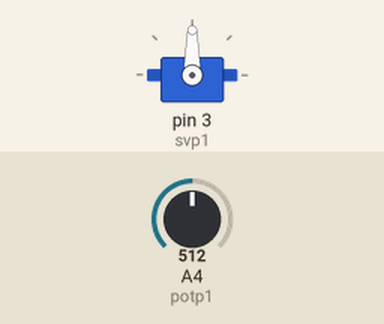
Simulated run of this sketch. Board: Arduino Uno, built with avr-gcc and run on an emulated ATmega328P. Parts: servo. Inputs (shaded band) come from the test bench; at power-on: A4 (potp1) = 512.

Above: at 1.2 s.
1.3 s: A4 (potp1) set to 716
At 1.8 s:
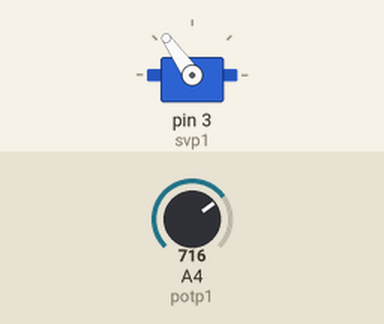
2.8 s: A4 (potp1) set to 900
At 4.0 s:
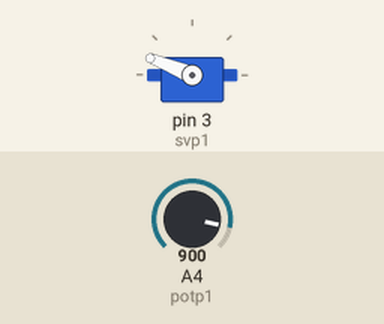
4.3 s: A4 (potp1) set to 1023
At 5.3 s:
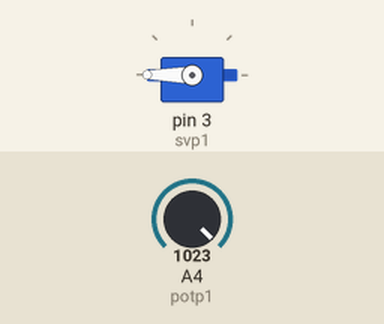
5.8 s: A4 (potp1) set to 306
At 6.5 s:
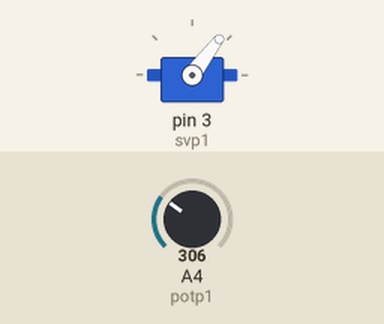
7.3 s: A4 (potp1) set to 122
At 7.6 s:
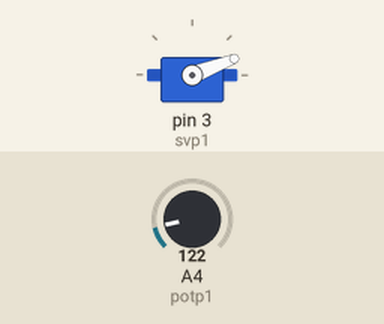
Timing chart, 0 to 9.8 s (numbered marks = the images above; inputs shaded):
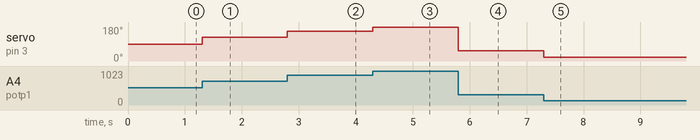

The sketch:

servoandpot.ino
```cpp
#include<Servo.h>
int svp1=3;
int potp1=A4;
int val=0;
Servo sv1;
void setup() {
  // put your setup code here, to run once:
  sv1.attach(svp1);
   pinMode(potp1,INPUT);
}

void loop() {
  // put your main code here, to run repeatedly:
  val=analogRead(potp1);
  val=map(val, 0, 1023, 0, 180);
  sv1.write(val);

}
```

Measured:
- after the input at 1.3 s, servo on pin 3 (svp1): 90° → 125° at once
- after the input at 2.8 s, servo on pin 3 (svp1): 125° → 158° at once
- after the input at 4.3 s, servo on pin 3 (svp1): 158° → 180° at once
- after the input at 5.8 s, servo on pin 3 (svp1): 180° → 53° at once
- after the input at 7.3 s, servo on pin 3 (svp1): 53° → 21° at once
